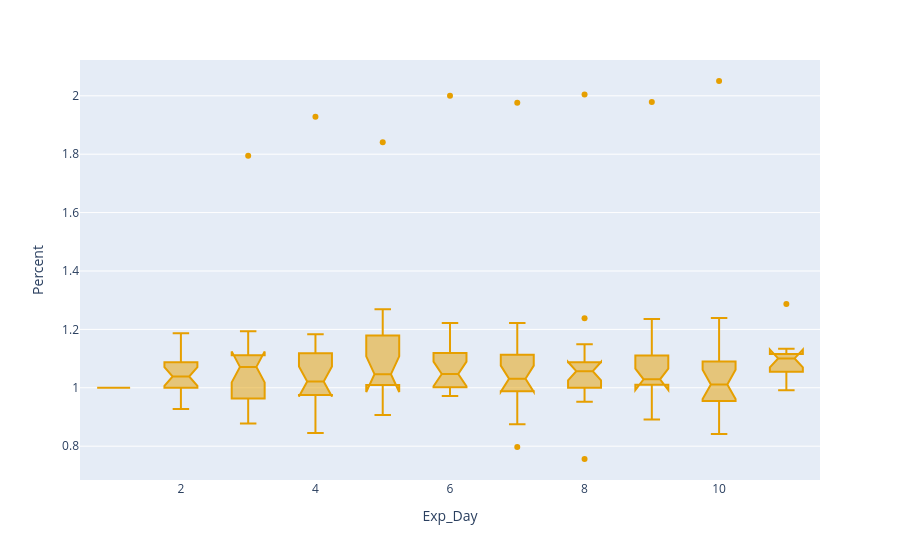

Source (notebook cell):
### Code cell
fig = px.box(find_alldays_presses_forBox, x='Exp_Day', y='Percent', notched=True)
fig.update_traces(quartilemethod="exclusive",marker_color = '#E69F00')
fig.show()

### Figure 1 — Plotly figure (JSON) as saved in the notebook; plotly's stock layout.template omitted (floating-point values rounded to 4 significant figures; data arrays with more than 128 entries replaced by an {"elided": "..."} marker saying what was removed)
{"data": [{"alignmentgroup": "True", "hovertemplate": "Exp_Day=%{x}<br>Percent=%{y}<extra></extra>", "legendgroup": "", "marker": {"color": "#E69F00"}, "name": "", "notched": true, "offsetgroup": "", "orientation": "v", "quartilemethod": "exclusive", "showlegend": false, "type": "box", "x": {"elided": "196 int values"}, "x0": " ", "xaxis": "x", "y": {"elided": "196 float values"}, "y0": " ", "yaxis": "y"}], "layout": {"autosize": true, "boxmode": "group", "legend": {"tracegroupgap": 0}, "margin": {"t": 60}, "xaxis": {"anchor": "y", "autorange": true, "domain": [0, 1], "range": [0.5, 11.5], "title": {"text": "Exp_Day"}, "type": "linear"}, "yaxis": {"anchor": "x", "autorange": true, "domain": [0, 1], "range": [0.6842, 2.123], "title": {"text": "Percent"}, "type": "linear"}}}
